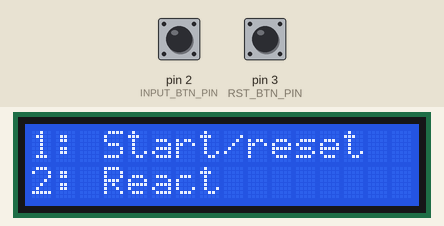
Bench run of a sketch on a simulated Arduino Uno, built with avr-gcc and run on an emulated ATmega328P. Parts: 16×2 character LCD. Inputs (shaded band) come from the test bench; at power-on: pin 2 (INPUT_BTN_PIN) HIGH, pin 3 (RST_BTN_PIN) HIGH. Random numbers use the default seed unless the sketch sets one; what the sketch prints to the serial monitor is not drawn.

Above: at 1.2 s.
1.3 s: pin 2 (INPUT_BTN_PIN) pulled LOW for 0.15 s
At 2.2 s:
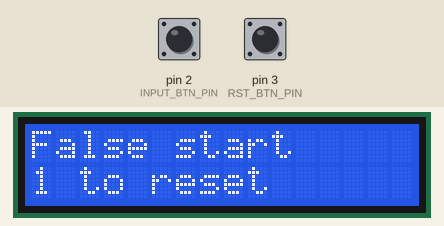
2.9 s: pin 3 (RST_BTN_PIN) pulled LOW for 0.15 s
At 3.4 s:
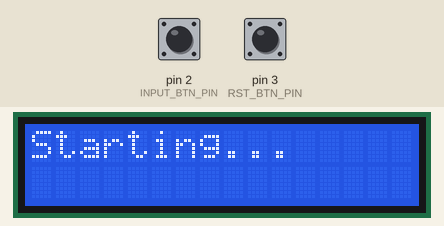
4.5 s: pin 2 (INPUT_BTN_PIN) pulled LOW for 1 s
At 5.9 s:
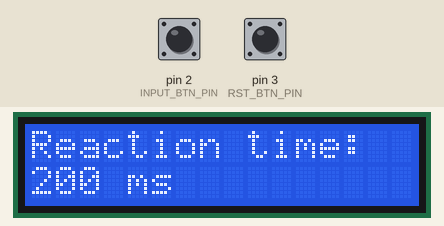
7.0 s: pin 3 (RST_BTN_PIN) pulled LOW for 3.2 s
At 10.6 s:
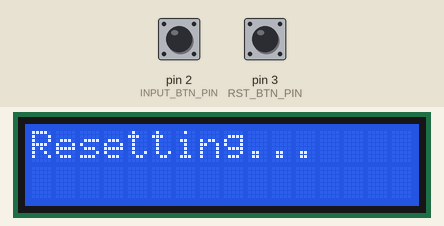
11.7 s: pin 2 (INPUT_BTN_PIN) pulled LOW for 3.2 s
At 15.4 s:
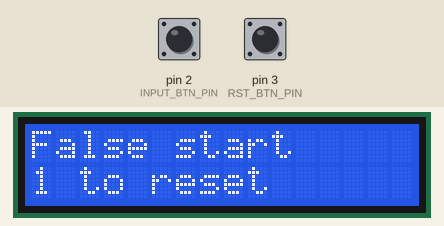
Timing chart, 0 to 16.9 s (numbered marks = the images above; inputs shaded):
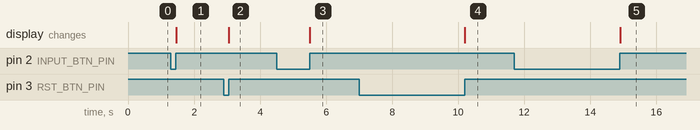

The sketch:

reaction_time_monitor.ino
```cpp
#include <LiquidCrystal.h>

const int INPUT_BTN_PIN = 2;
const int RST_BTN_PIN = 3;
const int LED_PIN = 13;

const int REACTION_ARR_SIZE = 3;

const unsigned long MIN_LED_DELAY = 5000;
const unsigned long MAX_LED_DELAY = 10000;
const unsigned long LED_ON_DURATION = 3000;

unsigned long ledOnDelay = 0;

unsigned long reactionArr[REACTION_ARR_SIZE];
int reactionArrIndex = -1;

bool reactedThisCycle = false;
bool canReact = false;

// define LCD pins
LiquidCrystal lcd(4, 6, 10, 11, 12, 13);

void setup() {
  lcd.begin(16, 2);
  lcd.print("1: Start/reset");
  lcd.setCursor(0, 1);
  lcd.print("2: React");

  Serial.begin(9600);
  Serial.println("Welcome!");
  Serial.println("Button 1 to start/reset");
  Serial.println("Button 2 to record reaction");

  pinMode(LED_PIN, OUTPUT);
  pinMode(INPUT_BTN_PIN, INPUT_PULLUP);
  pinMode(RST_BTN_PIN, INPUT_PULLUP);
  attachInterrupt(digitalPinToInterrupt(INPUT_BTN_PIN), recordReaction, RISING);
  attachInterrupt(digitalPinToInterrupt(RST_BTN_PIN), reset, RISING);

  // use noise on pin 0 as seed
  randomSeed(analogRead(0));
}

void loop() {
  reactedThisCycle = false;
  canReact = false;

  if (reactionArrIndex < 0) {
    delay(50);
  }

  ledOnDelay = random(MIN_LED_DELAY, MAX_LED_DELAY);
  delay(ledOnDelay);

  if (reactionArrIndex == 0) {
    // reset reaction time array
    for (int i = 0; i < REACTION_ARR_SIZE; i++) {
      reactionArr[i] = MAX_LED_DELAY - MIN_LED_DELAY;
    }
  }

  digitalWrite(LED_PIN, HIGH);
  canReact = true;

  ledOnDelay = millis();
  delay(LED_ON_DURATION);

  digitalWrite(LED_PIN, LOW);

  if (reactionArrIndex == REACTION_ARR_SIZE - 1) {
    bool discardResult = false;
    unsigned long sumReactionTime = 0;
    unsigned long avgReactionTime = 0;

    for (int i = 0; i < REACTION_ARR_SIZE; i++) {
      if (reactionArr[i] == MAX_LED_DELAY - MIN_LED_DELAY) {
        Serial.println("Missing data point(s)");
        lcd.clear();
        lcd.setCursor(0, 0);
        lcd.print("Did not react");
        lcd.setCursor(0, 1);
        lcd.print("1 to reset");
        discardResult = true;
        break;
      } else {
        sumReactionTime += reactionArr[i];
      }
    }

    avgReactionTime = sumReactionTime / REACTION_ARR_SIZE;

    if (!discardResult) {
      Serial.print("Average reaction time: ");
      Serial.print(avgReactionTime);
      Serial.println(" ms");

      lcd.clear();
      lcd.setCursor(0, 0);
      lcd.print("Average reaction");
      lcd.setCursor(0, 1);
      lcd.print("time: ");
      lcd.print(avgReactionTime);
      lcd.print(" ms");
    }
  }

  reactionArrIndex = (reactionArrIndex < REACTION_ARR_SIZE - 1) ? reactionArrIndex + 1 : -1;
}

void recordReaction() {
  if (!reactedThisCycle && canReact) {
    reactedThisCycle = true;
    reactionArr[reactionArrIndex] = millis() - ledOnDelay;
    Serial.print(reactionArrIndex + 1);
    Serial.print(": Reaction time: ");
    Serial.print(reactionArr[reactionArrIndex]);
    Serial.println(" ms");

    lcd.clear();
    lcd.setCursor(0, 0);
    lcd.print("Reaction time: ");
    lcd.setCursor(0, 1);
    lcd.print(reactionArr[reactionArrIndex]);
    lcd.print(" ms");
  } else if (!canReact) {
    Serial.println("False start!");

    lcd.clear();
    lcd.setCursor(0, 0);
    lcd.print("False start");
    lcd.setCursor(0, 1);
    lcd.print("1 to reset");
  }
}

void reset() {
  if (reactionArrIndex != 0) {
    lcd.clear();
    lcd.setCursor(0, 0);
    if (reactionArrIndex < 0) {
      Serial.println("Starting...");
      lcd.print("Starting...");
    } else {
      Serial.println("Resetting...");
      lcd.print("Resetting...");
    }
    digitalWrite(LED_PIN, LOW);
    delay(1000);
    reactionArrIndex = 0;
  }
}
```

Measured:
- after the input at 1.3 s, the display: changes after 0.16 s (image 1)
- after the input at 2.9 s, the display: changes after 0.15 s (image 2)
- after the input at 4.5 s, the display: changes after 1.0 s (image 3)
- after the input at 7.0 s, the display: changes after 3.2 s (image 4)
